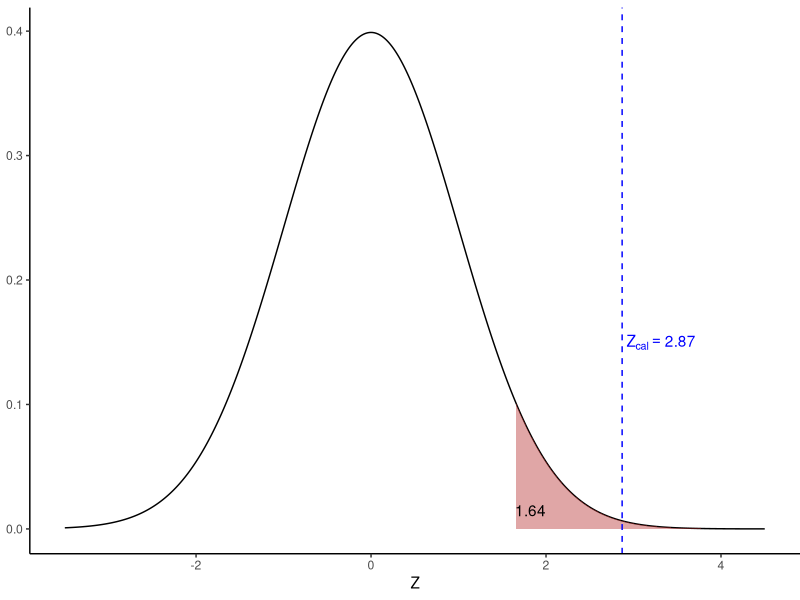
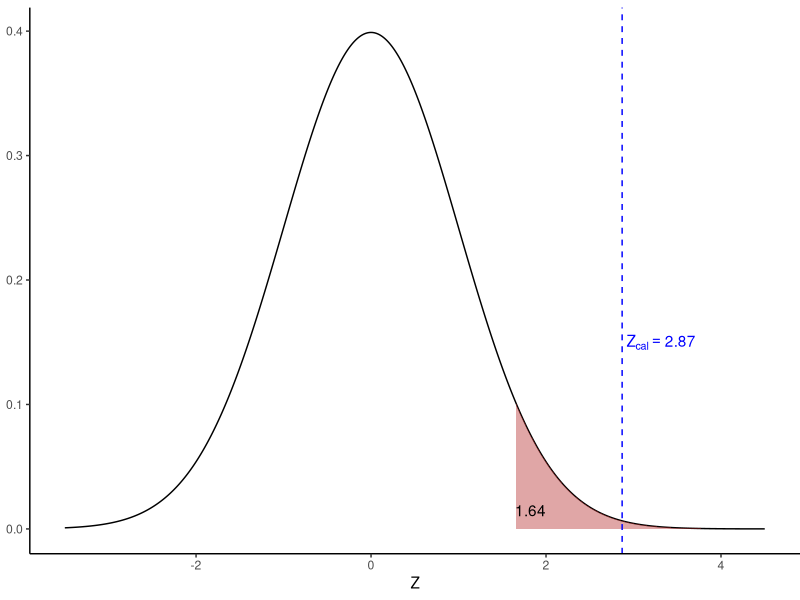

Generate these figures, in order, with R:
library(ggplot2)
z_crit <- qnorm(0.95)   # 1.645 (right-tailed)
z_cal  <- 2.87

x  <- seq(-3.5, 4.5, length.out = 600)
df <- data.frame(x = x, y = dnorm(x))

ggplot(df, aes(x, y)) +
      geom_line() +
      geom_area(data = subset(df, x >= z_crit),
                              aes(x, y), fill = "firebrick", alpha = 0.4) +
      geom_vline(xintercept = z_cal, linetype = "dashed",
                                colour = "blue") +
      annotate("text", x = z_cal + 0.05, y = 0.15,
                            label = expression(Z[cal] == 2.87),
                            hjust = 0, colour = "blue") +
      annotate("text", x = z_crit, y = 0.015,
                            label = "1.64", hjust = 0) +
      labs(x = "Z", y = "") +
      theme_classic() +
    theme(
        panel.background = element_rect(fill = "transparent", colour = NA), # Transparent panel bg
        plot.background = element_rect(fill = "transparent", colour = NA),   # Transparent plot bg
        plot.margin = margin(t = 5.5, r = 0, b = 5.5, l = -10, unit = "pt")
    )

ggsave("two-proportion-z.pdf", width = 4, height = 3)
